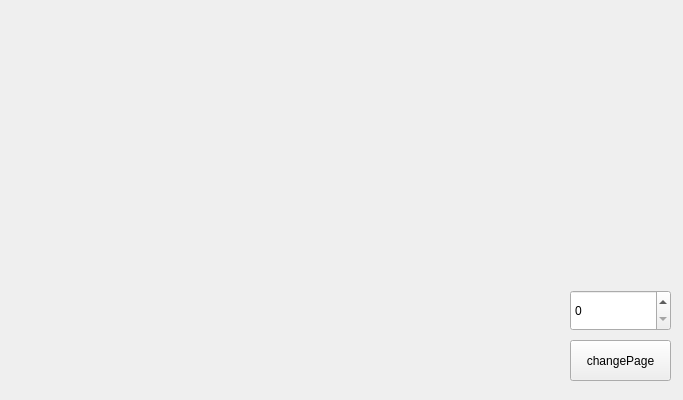
<?xml version="1.0" encoding="UTF-8"?>
<ui version="4.0">
 <class>Form</class>
 <widget class="QWidget" name="Form">
  <property name="geometry">
   <rect>
    <x>0</x>
    <y>0</y>
    <width>683</width>
    <height>400</height>
   </rect>
  </property>
  <property name="windowTitle">
   <string>Form</string>
  </property>
  <widget class="QWidget" name="gridLayoutWidget">
   <property name="geometry">
    <rect>
     <x>9</x>
     <y>9</y>
     <width>541</width>
     <height>381</height>
    </rect>
   </property>
   <layout class="QGridLayout" name="gridLayout"/>
  </widget>
  <widget class="QSpinBox" name="spinBox">
   <property name="geometry">
    <rect>
     <x>570</x>
     <y>290</y>
     <width>101</width>
     <height>41</height>
    </rect>
   </property>
   <property name="maximum">
    <number>4</number>
   </property>
  </widget>
  <widget class="QPushButton" name="pushButton">
   <property name="geometry">
    <rect>
     <x>570</x>
     <y>340</y>
     <width>101</width>
     <height>41</height>
    </rect>
   </property>
   <property name="text">
    <string>changePage</string>
   </property>
  </widget>
 </widget>
 <resources/>
 <connections/>
</ui>
